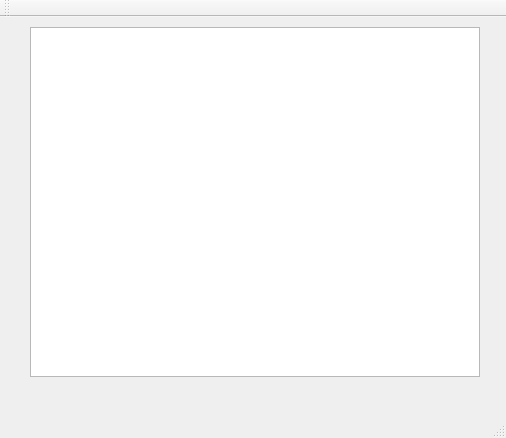
<?xml version="1.0" encoding="UTF-8"?>
<ui version="4.0">
 <class>MainWindow</class>
 <widget class="QMainWindow" name="MainWindow">
  <property name="geometry">
   <rect>
    <x>0</x>
    <y>0</y>
    <width>506</width>
    <height>438</height>
   </rect>
  </property>
  <property name="windowTitle">
   <string>MainWindow</string>
  </property>
  <widget class="QWidget" name="centralWidget">
   <widget class="QGraphicsView" name="graphicsView">
    <property name="geometry">
     <rect>
      <x>30</x>
      <y>10</y>
      <width>450</width>
      <height>350</height>
     </rect>
    </property>
    <property name="sizePolicy">
     <sizepolicy hsizetype="Fixed" vsizetype="Fixed">
      <horstretch>0</horstretch>
      <verstretch>0</verstretch>
     </sizepolicy>
    </property>
    <property name="verticalScrollBarPolicy">
     <enum>Qt::ScrollBarAlwaysOff</enum>
    </property>
    <property name="horizontalScrollBarPolicy">
     <enum>Qt::ScrollBarAlwaysOff</enum>
    </property>
   </widget>
  </widget>
  <widget class="QMenuBar" name="menuBar">
   <property name="geometry">
    <rect>
     <x>0</x>
     <y>0</y>
     <width>506</width>
     <height>22</height>
    </rect>
   </property>
  </widget>
  <widget class="QToolBar" name="mainToolBar">
   <attribute name="toolBarArea">
    <enum>TopToolBarArea</enum>
   </attribute>
   <attribute name="toolBarBreak">
    <bool>false</bool>
   </attribute>
  </widget>
  <widget class="QStatusBar" name="statusBar"/>
 </widget>
 <layoutdefault spacing="6" margin="11"/>
 <resources/>
 <connections/>
</ui>
